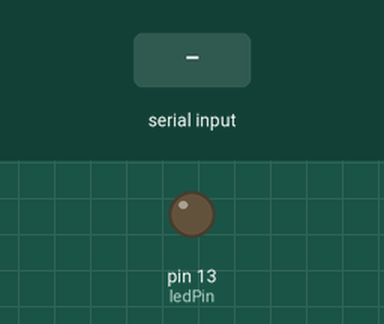
Simulated run of this sketch. Board: Arduino Uno, built with avr-gcc and run on an emulated ATmega328P. Parts: output pins drawn as LEDs (lit = HIGH). Inputs (shaded band) come from the test bench.

Above: at 1.2 s.
1.3 s: byte 1 (1) received over Serial
At 1.6 s:
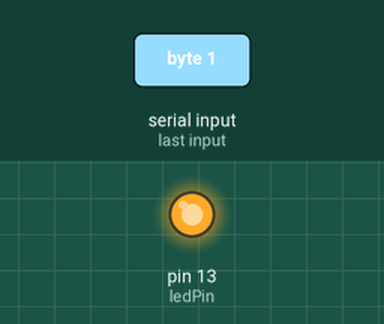
Timing chart, 0 to 4.3 s (numbered marks = the images above; inputs shaded):
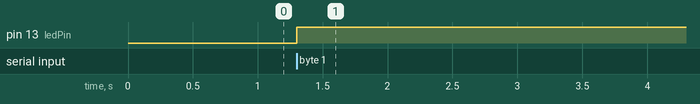

Measured:
- after the input at 1.3 s, pin 13 (ledPin): LOW → HIGH at once

The sketch:

bluetooth.ino
```cpp
const int ledPin = 13;

void setup() {
  // put your setup code here, to run once:
  Serial.begin(9600);
  pinMode (ledPin, OUTPUT);
}

void loop() {
  // put your main code here, to run repeatedly:
  byte dado;
  while (Serial.available() > 0){
    dado = Serial.read();
    if (dado == 1) {
      digitalWrite(ledPin, HIGH);
    }else if (dado == 0) {
      digitalWrite(ledPin, LOW);
    }
  }
}
```
